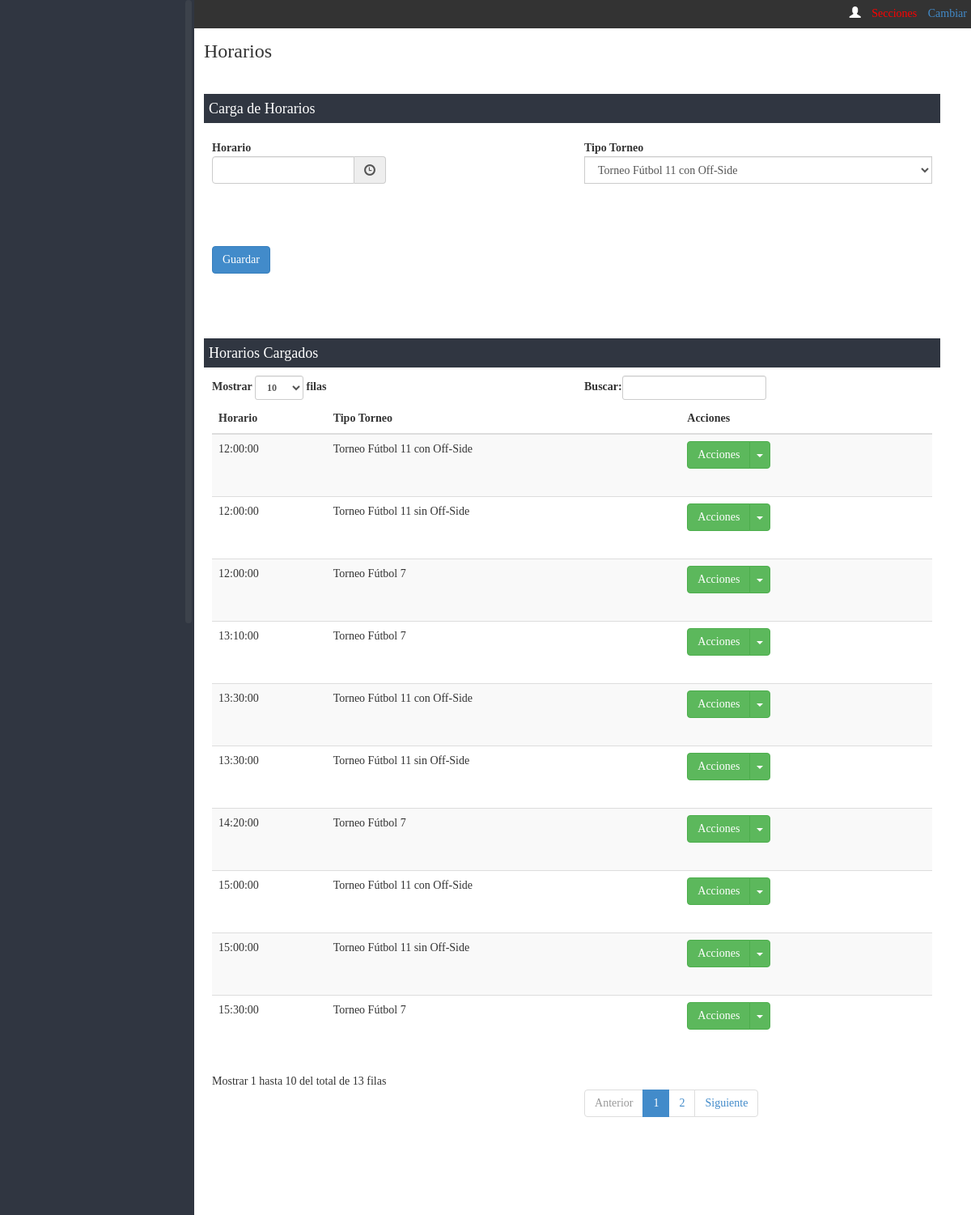
The app's page /dashboard/horarios/index.php (signed in), older data.
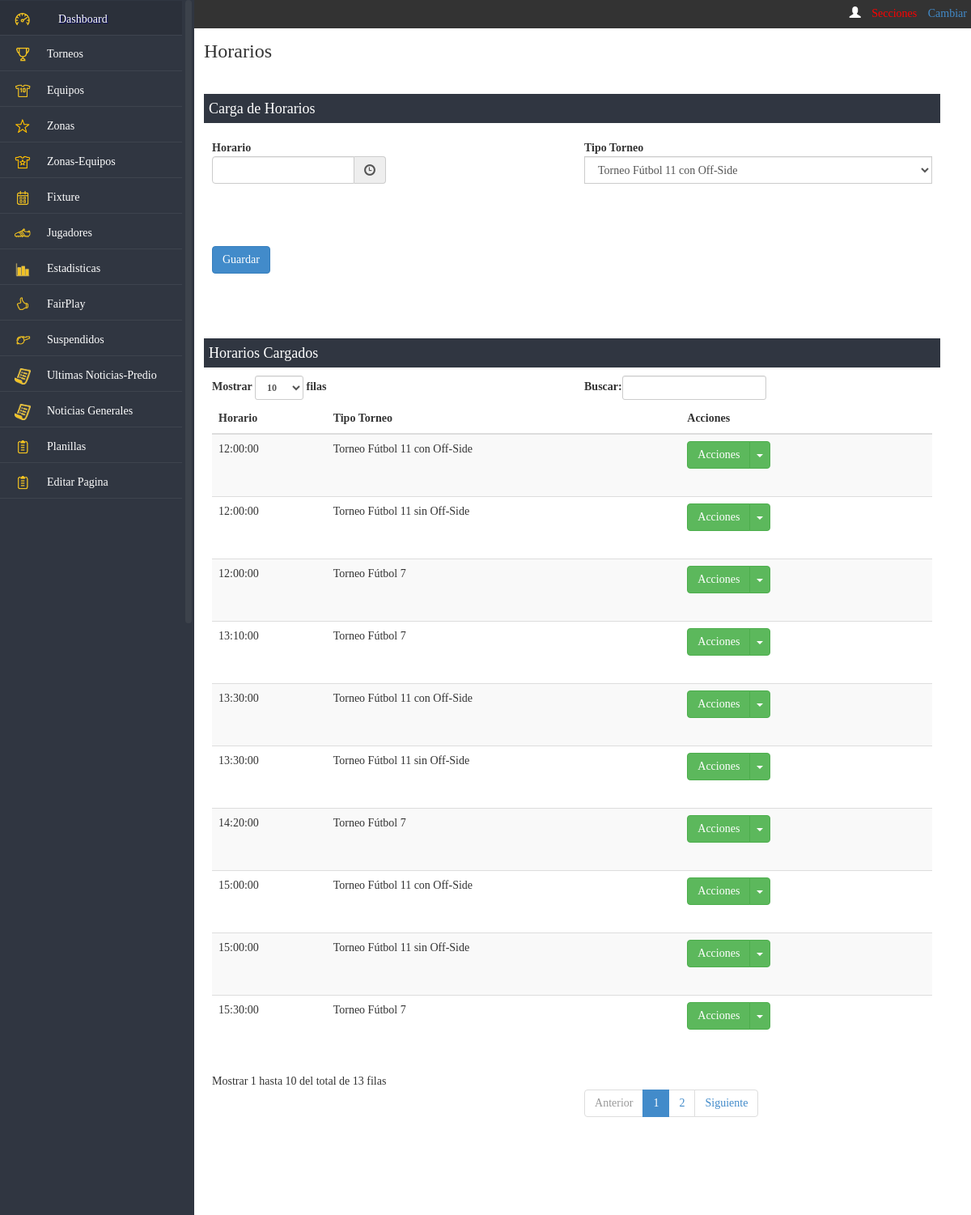
The same page, newer data.
### tables this page shows
CREATE TABLE IF NOT EXISTS `predio_menu` (
  `idmenu` int(11) NOT NULL AUTO_INCREMENT,
  `url` varchar(45) NOT NULL,
  `icono` varchar(45) DEFAULT NULL,
  `nombre` varchar(45) NOT NULL,
  `Orden` smallint(6) DEFAULT NULL,
  `hover` varchar(45) DEFAULT NULL,
  `permiso` varchar(50) DEFAULT NULL,
  `administracion` bit(1) DEFAULT NULL,
  `torneo` bit(1) DEFAULT NULL,
  `reportes` bit(1) DEFAULT NULL,
  PRIMARY KEY (`idmenu`)
);

### includes/appconfig.php (called while the page is built, shortened)
<?php
class appconfig {
function conexion() {
		$hostname = "localhost";
		$database = "ssaic";
		$username = "root";
		$password = "";
		$conexion = array("hostname" => $hostname,
						  "database" => $database,
						  "username" => $username,
						  "password" => $password);
		return $conexion;
}
}
?>

### includes/funciones.php (the view, shortened to what the changed rows need)
<?php
class Servicios {
	function camposTablaView($cabeceras,$datos,$cantidad) {
		$cadView = '';
		$cadRows = '';
		switch ($cantidad) {
			default:
				$classMod = 'varmodificar';
				$classEli = 'varborrar';
				$idresultados = "resultados";
		}
		while ($row = mysql_fetch_array($datos)) {
			$cadsubRows = '';
			$cadRows = $cadRows.'
					<tr class="'.$row[0].'">
                        	';
			for ($i=1;$i<=$cantidad;$i++) {
				$cadsubRows = $cadsubRows.'<td><div style="height:60px;overflow:auto;">'.($row[$i]).'</div></td>';
			}
			$cadRows = $cadRows.'
                            '.$cadsubRows.'
							<td>
                                <div class="btn-group">
                                    <button class="btn btn-success" type="button">Acciones</button>
                                    <button class="btn btn-success dropdown-toggle" data-toggle="dropdown" type="button">
                                    <span class="caret"></span>
                                    <span class="sr-only">Toggle Dropdown</span>
                                    </button>
                                    <ul class="dropdown-menu" role="menu">
                                        <li>
                                        <a href="javascript:void(0)" class="'.$classMod.'" id="'.$row[0].'">Modificar</a>
                                        </li>
                                        <li>
                                        <a href="javascript:void(0)" class="'.$classEli.'" id="'.$row[0].'">Borrar</a>
                                        </li>
                                    </ul>
                                </div>
                            </td>
                        </tr>
			';
		}
		$cadView = $cadView.'
			<table class="table table-striped table-responsive" id="example">
            	<thead>
                	<tr>
                    	'.$cabeceras.'
                        <th>Acciones</th>
                    </tr>
                </thead>
                <tbody id="'.$idresultados.'">
                	'.$cadRows.'
                </tbody>
            </table>
			<div style="margin-bottom:85px; margin-right:60px;"></div>
		';
		return $cadView;
	}
	function query($sql,$accion) {
		require_once 'appconfig.php';
		$appconfig	= new appconfig();
		$datos		= $appconfig->conexion();
		$hostname	= $datos['hostname'];
		$username	= $datos['username'];
		$password	= $datos['password'];
		$conex = mysql_connect($hostname,$username,$password) or die ("no se puede conectar".mysql_error());
		        $error = 0;
		$result=mysql_query($sql,$conex);
		if($error==1){
			mysql_query("ROLLBACK");
			return false;
		}
		 else{
			return $result;
		}
	}
	}
?>

### includes/funcionesHTML.php (shortened to what the changed rows need)
<?php
class ServiciosHTML {
function menu($usuario,$titulo,$rol,$torneo,$admin,$torneos,$reportes) {
	$sql = "select idmenu,url,icono, nombre, permiso
				from predio_menu
				where permiso like '%".$rol."%'
					  and administracion = ".$admin."
					  and torneo = ".$torneos."
					  and reportes = ".$reportes."
				order by orden";
	$res = $this->query($sql,0);
	$cadmenu = "";
	while ($row = mysql_fetch_array($res)) {
		if ($titulo == $row['nombre']) {
			$row['url'] = "index.php";
		}
		if (strpos($row['permiso'],$rol) !== false) {
			if ($row['idmenu'] == 1) {
				$cadmenu = $cadmenu.'<li class="arriba"><div class="'.$row['icono'].'"></div><a href="'.$row['url'].'">'.$row['nombre'].'</a></li>';
			} else {
				$cadmenu = $cadmenu.'<li><div class="'.$row['icono'].'"></div><a href="'.$row['url'].'">'.$row['nombre'].'</a></li>';
			}
		}
	}
	$menu = '
		<div style="background-color:#333; position:absolute; top:0;left:0; height:35px; width:100%; color:#FFF; padding-top:7px;" align="right">
			<ul class="list-inline">
				<li><span class="glyphicon glyphicon-user"></span> '.$usuario.'</li>
				<li><a href="../seccion.php" style="color:#F00;" id="seccionmenu">Secciones </a></li>
				<li style="color:#FC0;">'.$torneo.' <a href="../torneos/cambiartorneo.php"> Cambiar</a></li>
			</ul>
		</div>
		<div style="height:30px;">
		</div>
		<div id="navigation" >
				<nav class="nav col-md-12 col-xs-12">
					<ul>
						'.$cadmenu.'
					</ul>
				</nav>
			 </div>
		</div>';
	return $menu;
}
Function query($sql,$accion) {
		require_once 'appconfig.php';
		$appconfig	= new appconfig();
		$datos		= $appconfig->conexion();
		$hostname	= $datos['hostname'];
		$database	= $datos['database'];
		$username	= $datos['username'];
		$password	= $datos['password'];
		$conex = mysql_connect($hostname,$username,$password) or die ("no se puede conectar".mysql_error());
		$result = mysql_query($sql,$conex);
		return $result;
	}
}
?>

Row changes from the older to the newer data that the page shows:
now on this page (row edited): predio_menu: nombre "Dashboard"
now on this page (row edited): predio_menu: nombre "Torneos"
now on this page (row edited): predio_menu: nombre "Equipos"
now on this page (row edited): predio_menu: nombre "Zonas"
now on this page (row edited): predio_menu: nombre "Zonas-Equipos"
now on this page (row edited): predio_menu: nombre "Fixture"
now on this page (row edited): predio_menu: nombre "Jugadores"
now on this page (row edited): predio_menu: nombre "Estadisticas"
now on this page (row edited): predio_menu: nombre "FairPlay"
now on this page (row edited): predio_menu: nombre "Suspendidos"
now on this page (row edited): predio_menu: nombre "Ultimas Noticias-Predio"
now on this page (row edited): predio_menu: nombre "Noticias Generales"
now on this page (row edited): predio_menu: nombre "Planillas"
now on this page (row edited): predio_menu: nombre "Editar Pagina"
